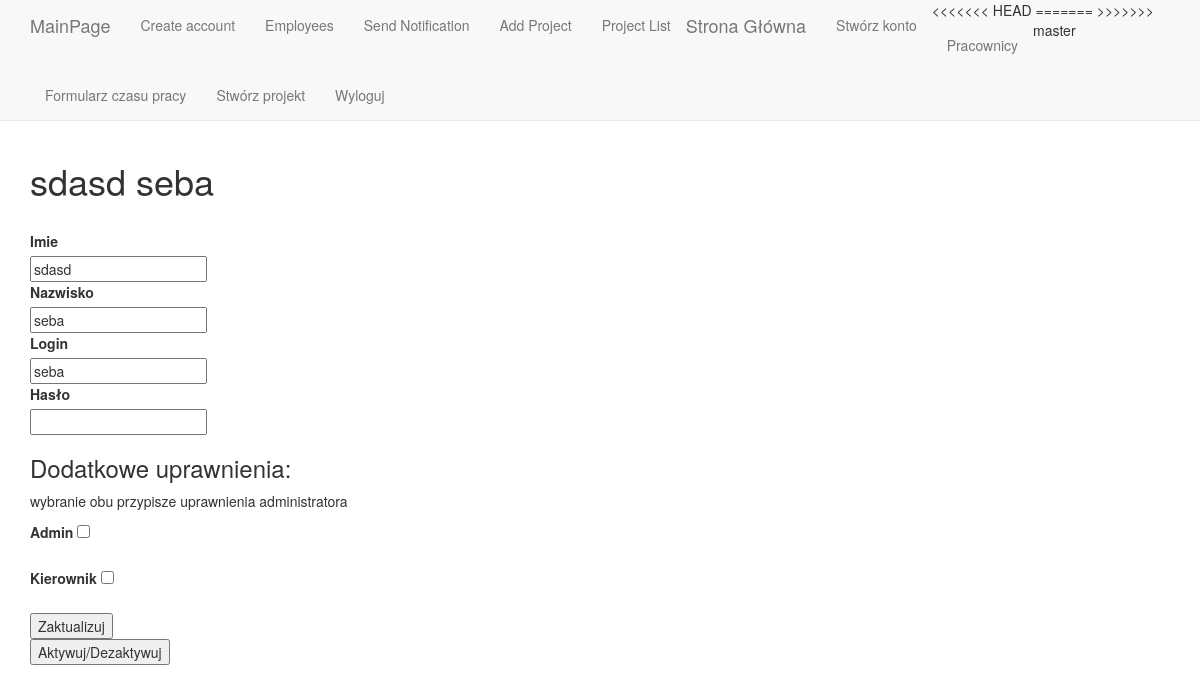
/polls/DetailPerson/3/ (signed in), run on an earlier commit of the app's database.
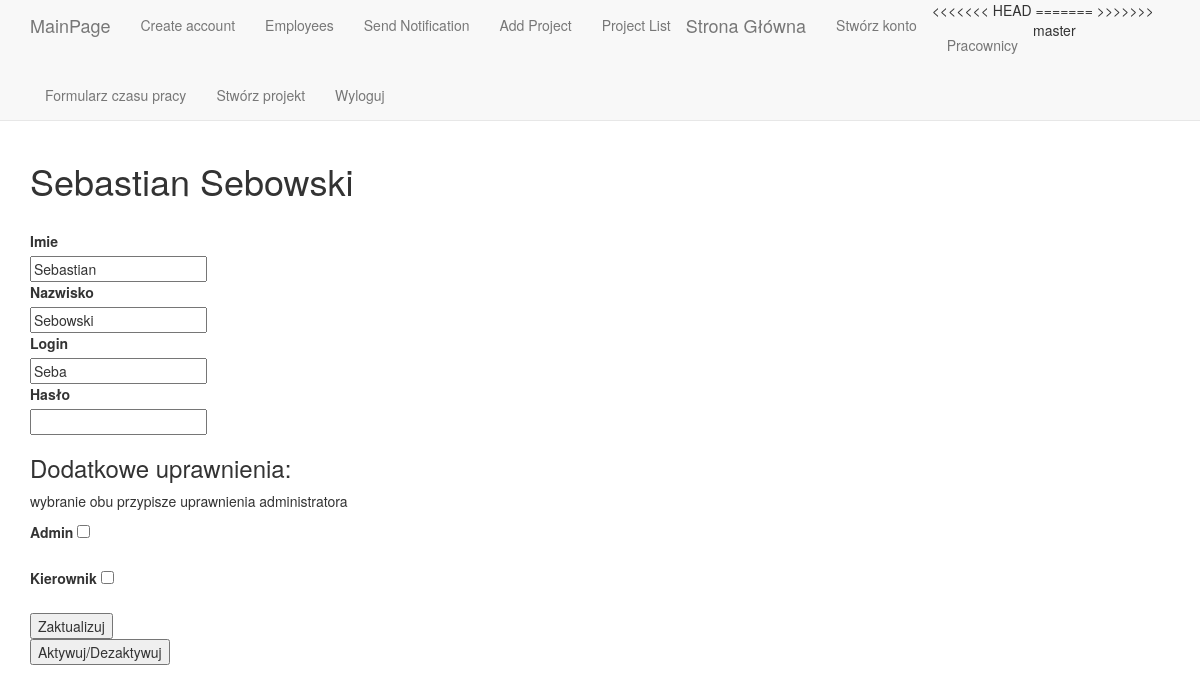
And on a later commit of the database.
### polls/models.py (models this page shows)
class Person(models.Model):
    user = models.OneToOneField(User, on_delete=models.CASCADE)
    position = models.CharField(max_length=60)
    admin = models.BooleanField(default=False)
    kierownik = models.BooleanField(default=False)

### polls/views.py (the view)
# urls.py: path('DetailPerson/<int:pk>/', views.DetailPerson, name='detailPerson'),
def  DetailPerson(request,**kwargs):
    template_name = 'polls/detailPerson.html'
    context_object_name = 'person'
    if not request.user.is_authenticated:
        return HttpResponseRedirect(reverse('polls:login'))
    else:
        person = get_object_or_404(Person,user=request.user)
        if person.kierownik:
            template_name='polls/kierownik/detailPersonKierownik.html'
            p=get_object_or_404(Person,id=kwargs['pk'])
            return render(request, template_name, {'person':p, 'error':""})
        elif person.admin:
            template_name = 'polls//detailPerson.html'
            p = get_object_or_404(Person, id=kwargs['pk'])
            return render(request, template_name, {'person': p, 'error': ""})
        else:
            return HttpResponseRedirect(reverse('polls:startpage'))

### templates/polls/detailPerson.html (shortened to what this page needs)
{% extends "polls/base.html" %}
{% block body_block %}
<h1>{{ person.user.first_name}} {{person.user.last_name }}</h1>
<form action="{% url 'polls:personFormExecute' %}" method="post">
    <input type="text" id="id" name="id" style="display: none" value="{{ person.id }}"><br>
    <label for="fname">Imie</label><br>
    <input type="text" id="fname" name="fname" value="{{ person.user.first_name }}"><br>
    <label for="lname">Nazwisko</label><br>
    <input type="text" id="lname" name="lname" value="{{  person.user.last_name }}"><br>
    <label for="login">Login</label><br>
    <input type="text" id="login" name="login" value="{{ person.user.username}}"><br>
    <label for="password">Hasło</label><br>
    <input type="password" id="password" name="password" value=""><br>
    <h3>Dodatkowe uprawnienia:</h3>
    <p>wybranie obu przypisze uprawnienia administratora</p>
    <label for="czyA">Admin</label>
    <input type="checkbox" id="czyA" name="czyA" {% if person.admin %} checked {% endif %}><br><br>
    <label for="czyK">Kierownik</label>
    <input type="checkbox" id="czyK" name="czyK" {% if person.kierownik %} checked {% endif %}><br><br>
    <input type="submit" value="Zaktualizuj">
</form>
<form action="{% url 'polls:personDelee' %}" method="post">
    <input type="submit" value="Aktywuj/Dezaktywuj">
</form>
{% endblock %}

What changed in the data, as far as the page shows it:
changed Person: user.first_name "sdasd" → "Sebastian"; user.last_name "seba" → "Sebowski"; fname "sdasd" → "Sebastian"; lname "seba" → "Sebowski"; login "seba" → "Seba"
